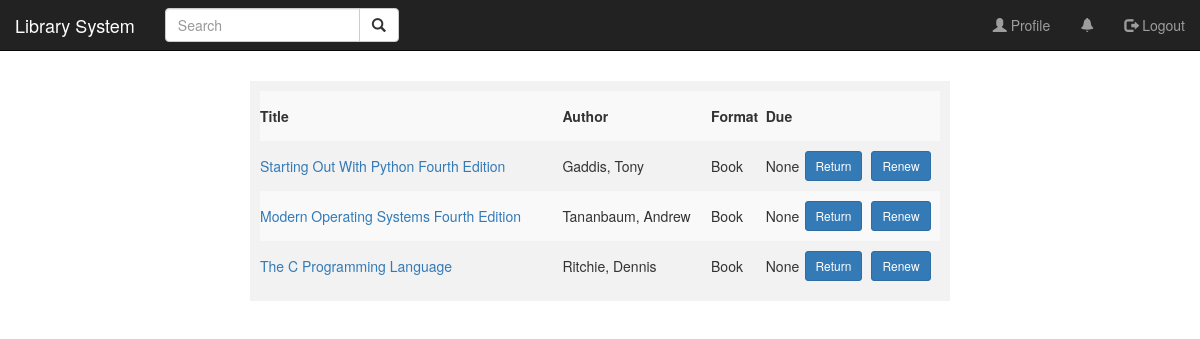
/accounts/profile/reserves/ (signed in), run on the app's committed database.
### catalogue/models.py (models this page shows, shortened)
class ItemInstance(models.Model):
    STATUS_CHOICES = (
        ('Instance', 'Instance'),
        ('Hold', 'Hold'),
        ('Reserve', 'Reserve'),
    )
    id = models.UUIDField(primary_key=True, default=uuid.uuid4)
    item = models.ForeignKey('Item', on_delete=models.SET_NULL, null=True)
    due_date = models.DateField(null=True, blank=True)
    renter = models.ForeignKey(settings.AUTH_USER_MODEL, default=None, on_delete=models.SET_NULL, null=True, blank=True)
    status = models.CharField(max_length=30, default='Instance', choices=STATUS_CHOICES)
    slug = models.SlugField(max_length=200, unique=True)
    created = models.DateTimeField(auto_now_add=True)
    updated = models.DateTimeField(auto_now=True)

class Item(models.Model):
    cover = models.ImageField(upload_to='book_covers')
    title = models.CharField(max_length=255)
    author = models.ForeignKey('Author', on_delete=models.SET_NULL, null=True)
    summary = models.TextField(max_length=1000)
    publisher = models.CharField(max_length=255)
    creation_date = models.CharField(max_length=255)
    format = models.ForeignKey(Format, on_delete=models.CASCADE)
    language = models.ForeignKey('Language', on_delete=models.SET_NULL, null=True)
    genre = models.ManyToManyField(Genre)
    copies = models.IntegerField()
    slug = models.SlugField(max_length=200, unique=True)
    created = models.DateTimeField(auto_now_add=True)
    updated = models.DateTimeField(auto_now=True)

class Author(models.Model):
    first_name = models.CharField(max_length=100)
    last_name = models.CharField(max_length=100)
    slug = models.SlugField(max_length=200, unique=True)
    created = models.DateTimeField(auto_now_add=True)
    updated = models.DateTimeField(auto_now=True)
    def __str__(self):
        return '{0}, {1}'.format(self.last_name, self.first_name)

class Format(models.Model):
    title = models.CharField(max_length=255)
    slug = models.SlugField(max_length=200, unique=True)
    created = models.DateTimeField(auto_now_add=True)
    updated = models.DateTimeField(auto_now=True)
    def __str__(self):
        return self.title

### catalogue/views.py (the view)
# urls.py: path('profile/reserves/', user_reserves_view, name='reserves'),
def user_reserves_view(request):
    query_list = ItemInstance.objects.filter(renter=request.user, status="Reserve")
    context = {'query_list': query_list}
    return render(request, 'catalogue/borrowed_items.html', context)

### catalogue/templates/catalogue/borrowed_items.html (shortened to what this page needs)
{% extends 'catalogue/base_user.html' %}
{% load staticfiles %}
{% block css %}<link rel="stylesheet" href="{% static 'css/borrowed.css' %}">{% endblock css %}
{% block content %}
    <div class="wrapper">
        <div class="container">
            <table class="table-responsive table-striped">
                <tr>
                    <th>Title</th>
                    <th>Author</th>
                    <th>Format</th>
                    <th>Due</th>
                    <th></th>
                    <th></th>
                </tr>
                {% for item in query_list %}
                    {% if item.renter == request.user %}
                        <tr>
                            <td><a href="{% url 'item' item_slug=item.item.slug %}">{{ item.item.title }}</a></td>
                            <td>{{ item.item.author }}</td>
                            <td>{{ item.item.format }}</td>
                            <td>{{ item.due_date }}</td>
                            <td>
                                <form action="{% url 'return_item' item_id=item.id %}" method="post" style="display: inline;">
                                    <button type="submit" class="btn btn-primary btn-sm">Return</button>
                                </form>
                            </td>
                            <td>
                                <form action="{% url 'renew_item' item_id=item.id %}" method="post" style="display: inline;">
                                    <button type="submit" class="btn btn-primary btn-sm">Renew</button>
                                </form>
                            </td>
                        </tr>
                    {% endif %}
                {% endfor %}
            </table>
        </div>
    </div>
{% endblock content %}

### catalogue/static/css/borrowed.css (style rules this page uses)
body { background-image: url("images/backGround.jpg") }
table { width: 100%; height: 100%; }
tr { width: 100%; height: 50px; }
.container { width: 100%; background: #f2f2f2; padding: 10px; }
.wrapper { margin: auto; width: 60%; background: #ffffff; padding: 10px; }

### data on the page
ItemInstance: item "Starting Out With Python Fourth Edition", item.author "Gaddis, Tony", item.format "Book", due_date "None"
ItemInstance: item "Modern Operating Systems Fourth Edition", item.author "Tananbaum, Andrew", item.format "Book", due_date "None"
ItemInstance: item "The C Programming Language", item.author "Ritchie, Dennis", item.format "Book", due_date "None"
